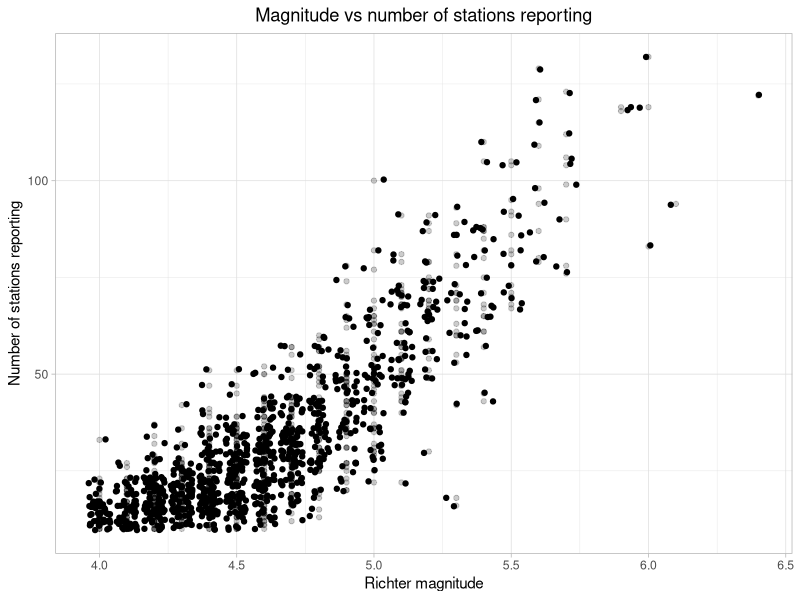
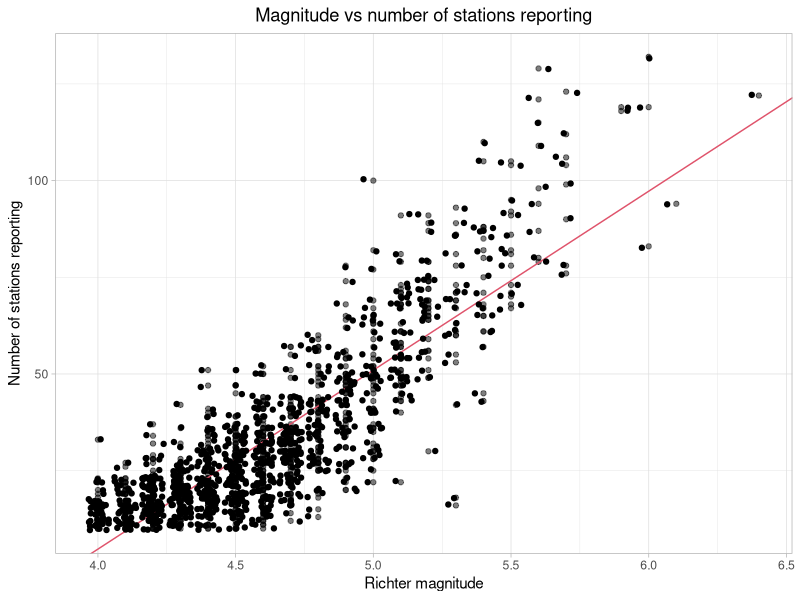
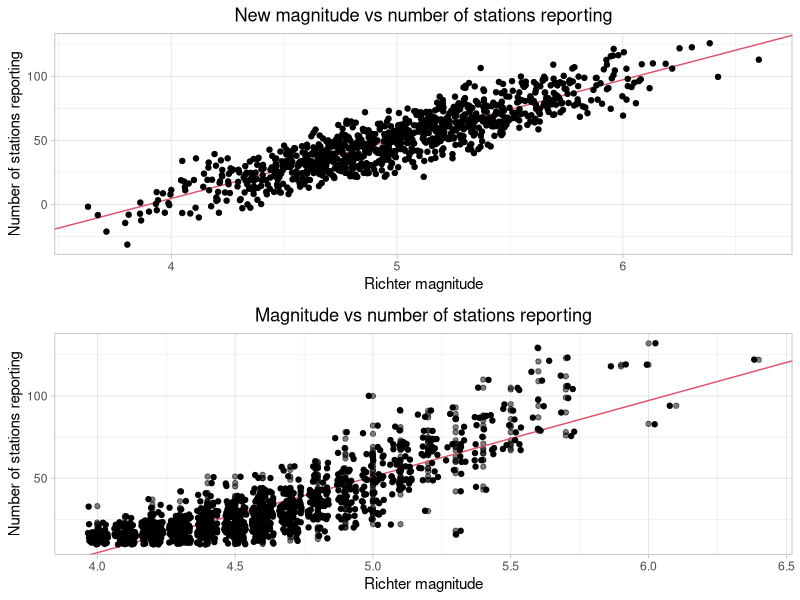
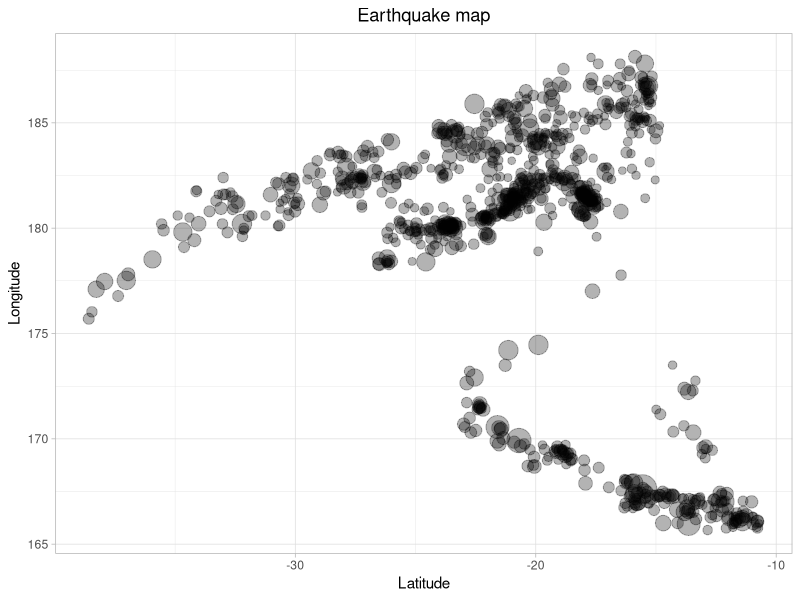
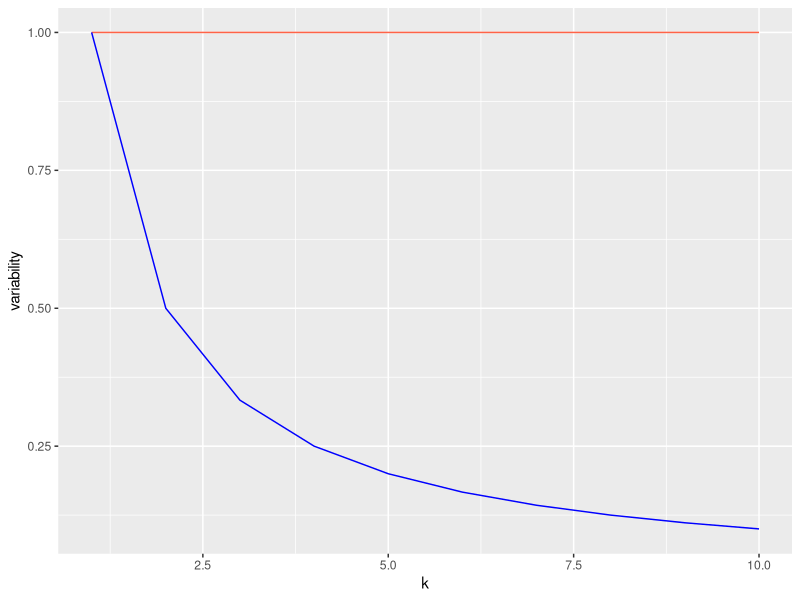

Write R code to recreate these figures, in order.
## ---- chunk 1
# Create the first scatterplot 
library(ggplot2)
DataPlot1 <- ggplot(quakes, aes(x=mag, y=stations)) + geom_point(alpha=.2) +
  labs(title="Magnitude vs number of stations reporting", 
         y="Number of stations reporting", x="Richter magnitude") +
  geom_jitter() +
  theme_light() + theme(plot.title = element_text(hjust = 0.5)) 
DataPlot1
## ---- chunk 2
# Creating the linear model
m1 <- lm(stations ~ mag, data = quakes)
## ---- chunk 3
# Displaying the original plot with the regression line
DataPlot2 <- ggplot(quakes, aes(x=mag, y=stations)) + 
  geom_point(alpha=.5) +
  geom_abline(intercept = m1$coef[1], slope = m1$coef[2], col = 2) +
  labs(title="Magnitude vs number of stations reporting", 
         y="Number of stations reporting", x="Richter magnitude") +
  geom_jitter() +
  theme_light() + 
  theme(plot.title = element_text(hjust = 0.5)) 
DataPlot2
## ---- chunk 4
x <- quakes$mag
y <- quakes$stations
slope <- (sd(y)/sd(x)) * cor(x, y)
slope
## ---- chunk 5
SE_slope <- summary(m1)$coef[2,2]
n <- nrow(quakes)
t_stat <- qt(.025, df = n - 2)

LB <- slope + t_stat * SE_slope
UB <- slope - t_stat * SE_slope
c(LB, UB)
## ---- chunk 6
confint(m1)
## ---- chunk 7
xNew <- rnorm(1000, 5, .5)
## ---- chunk 8
# The function to generate the estimated y values
f_hat <- function(x) {
- 180.424 + 46.28221 * x
}

# Generate the new estimated y values
yHatNew <- f_hat(xNew)
## ---- chunk 9
# Find the standard error from our original linear model
RSS <- sum((m1$res)^2)
sigma2 <- RSS/998
sigma <- sqrt(sigma2)

# Generate our new y values
yNew <- yHatNew + rnorm(1000, 0, sigma)

# Add all new values into a new dataset
newData <- data.frame(xNew, yNew)
## ---- chunk 10
library(cowplot)
library(ggpubr)
newDataPlot <- ggplot(data = newData, aes(x=xNew, y=yNew)) + 
  geom_point(alpha=.2) +
  geom_abline(intercept = m1$coef[1], slope = m1$coef[2], col = 2) +
  labs(title="New magnitude vs number of stations reporting", 
         y="Number of stations reporting", x="Richter magnitude") +
  geom_jitter() +
  theme_light() + 
  theme(plot.title = element_text(hjust = 0.5)) 

ggarrange(newDataPlot, DataPlot2, ncol = 1, nrow = 2, heights = c(8, 8))
## ---- chunk 11
MapPlot <- ggplot(data = quakes, aes(x=lat, y=long)) + 
  geom_point(size = (1 + .005*(quakes$mag)^4), alpha=.3) +
  labs(title="Earthquake map", 
         y="Longitude", x="Latitude") +
  theme_light() + 
  theme(plot.title = element_text(hjust = 0.5)) 
MapPlot
## ---- chunk 12
library(tidyverse)
x <- c(1:3, 5:12)
y <- c(-7.1, -7.1, .5, -3.6, -2, -1.7,
       -4, -.2, -1.2, -1.2, -3.5)
df_train <- tibble(x, y)
## ---- chunk 13
k <- 1:10

df <- tibble(k = k)
ggplot(df) + geom_line(aes(x = k, y = 1), col = "tomato") +
  geom_line(aes(x = k, y = 1/k), col = "blue") +
  ylab("variability")
